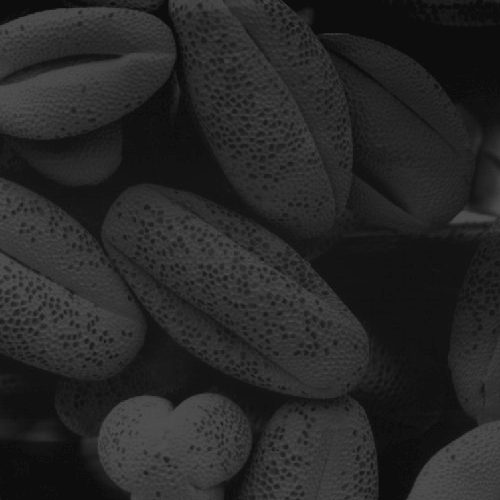
#> input picture a1images/shells.tif, 500 x 500 px, found by its file name
$ python Question_05.py
#> lines starting #> are read from the running program, lines starting #| are printed output that depends on the picture
#> further down, img_orig is the input picture: shape (500, 500); min 13, max 83, mean 38.7
import numpy as np
import matplotlib.pyplot as plt
import cv2 as cv

# histogram equalization function
def histogram_equalization(image):
    pixel_counts, intensity_levels = np.histogram(image.flatten(), 256, [0, 256])
#> pixel_counts = 256 values, max 17718 at index 13, min 0 at index 0, mean 976.6; intensity_levels = 257 values from 0 to 256
    cumulative_sum = pixel_counts.cumsum()
#> cumulative_sum = 256 values from 0 to 250000
    scaled_sum = cumulative_sum * 255 / cumulative_sum[-1]
#> scaled_sum = 256 values from 0 to 255
    transformed_image = np.interp(image.flatten(), intensity_levels[:-1], scaled_sum)
    return transformed_image.reshape(image.shape).astype(np.uint8)
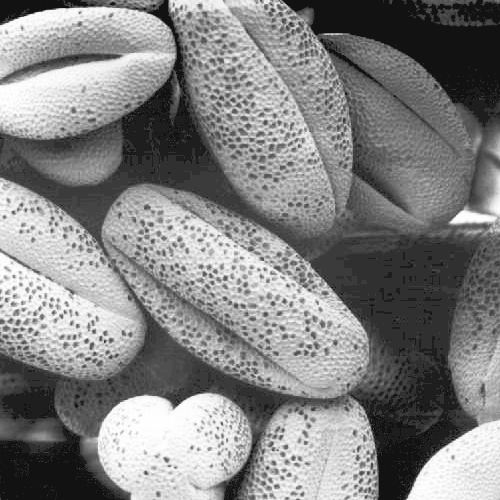
#> returned value: shape (500, 500); min 18, max 255, mean 130.5

# Load the image
img_orig = cv.imread('C:/Users/Savindu Dilshan/Desktop/Github/Intensity-Transformations-and-Neighborhood-Filtering/a1images/shells.tif', cv.IMREAD_GRAYSCALE)

# Apply equalization
equalized_img = histogram_equalization(img_orig)

# Compute histograms
hist_orig = cv.calcHist([img_orig], [0], None, [256], [0, 256])
#> hist_orig has the same summary as pixel_counts in histogram_equalization
hist_eq = cv.calcHist([equalized_img], [0], None, [256], [0, 256])
#> hist_eq = 256 values, max 18320 at index 18, min 0 at index 0, mean 976.6

# Display using subplots
plt.figure(figsize=(20, 4))

plt.subplot(141)
plt.imshow(img_orig, cmap='gray')
plt.title('Original Image')
plt.axis('off')

plt.subplot(142)
plt.imshow(equalized_img, cmap='gray')
plt.title('Equalized Image')
plt.axis('off')

plt.subplot(143)
plt.plot(hist_orig)
plt.title('Original Histogram')
plt.xlabel('Intensity')
plt.ylabel('Frequency')

plt.subplot(144)
plt.plot(hist_eq)
plt.title('Equalized Histogram')
plt.xlabel('Intensity')
plt.ylabel('Frequency')

#save plots
plt.tight_layout()
plt.savefig('C:/Users/Savindu Dilshan/Desktop/Github/Intensity-Transformations-and-Neighborhood-Filtering/a1images/flatten_histogram.png')
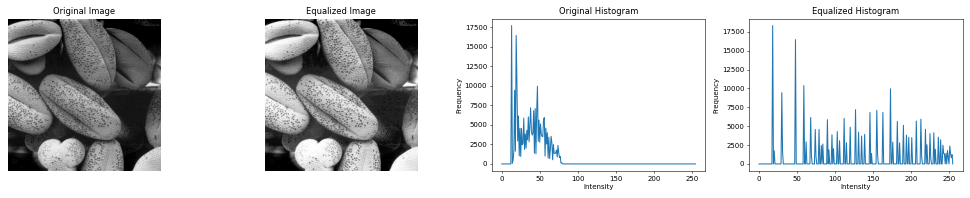
#> figure drawn by matplotlib, 4 panels; panel 3: curve peaks at x = 13, y = 17718; panel 4: curve peaks at x = 18, y = 18320
plt.show()
